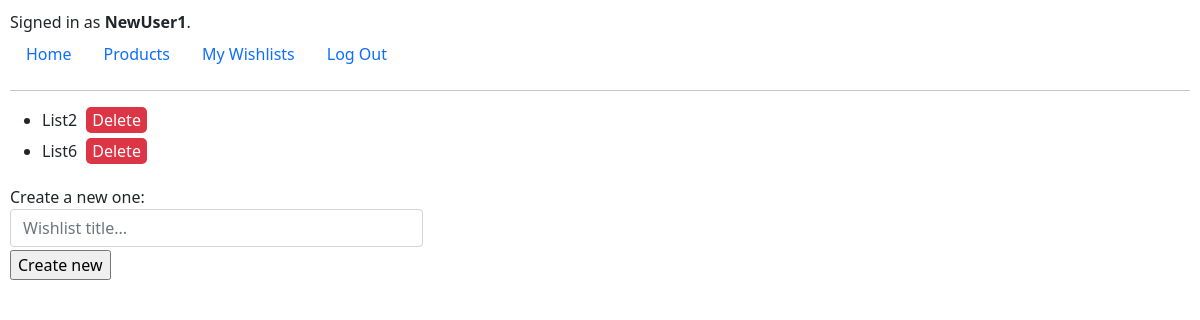
Page /wishlists (signed in) on the committed database.
### commerce/models.py (models this page shows, shortened)
class User(AbstractUser):
    pass

class Wishlist(models.Model):
    utilizator = models.ForeignKey('User', on_delete=models.CASCADE)
    title = models.CharField(max_length=128, unique=True)
    products = models.ManyToManyField('Product', blank=True)

### commerce/views.py (the view, shortened to what this page needs)
# urls.py: path("wishlists", views.WishlistView.as_view(), name="wishlists"),
class WishlistView(LoginRequiredMixin, View):
    login_url = '/login'
    def get(self, request):
        wishlists_template = loader.get_template("commerce/wishlists.html")
        context = {'wishlists': Wishlist.objects.filter(utilizator_id=request.user.id)}
        return HttpResponse(wishlists_template.render(context, request))

### commerce/templates/commerce/wishlists.html (shortened to what this page needs)
{% extends 'commerce/layout.html' %}
{% block body %}
    <ul>
    {% for wishlist in wishlists %}
        <li>{{ wishlist.title }} <button onclick="delete_wishlist({{wishlist.id}})" data-id="{{wishlist.id}}" type="button" class="btn-delete">Delete</button></li>
    {% empty %}
        No wishlists.
    {% endfor %}
    </ul>
    Create a new one:
        <form class="create_w_list2">
            <input type="text" class="form-control" placeholder="Wishlist title..." style="margin-bottom: 3px; width: 35%">
            <input type="submit" value="Create new">
        </form>
{% endblock %}

### commerce/templates/commerce/layout.html (shortened to what this page needs)
{% load static %}
<!DOCTYPE html>
<html lang="en">
    <head>
        <link rel="stylesheet" href="https://stackpath.bootstrapcdn.com/bootstrap/4.4.1/css/bootstrap.min.css">
        <link href="https://cdn.jsdelivr.net/npm/bootstrap@5.0.0-beta1/dist/css/bootstrap.min.css" rel="stylesheet">
        <link href="{% static 'commerce/styles.css' %}" rel="stylesheet">
    </head>
    <body>
        <div>
            {% if user.is_authenticated %}
                Signed in as <b>{{ user }}</b>.
            {% else %}
                {% if logout_message %}
                    {{ logout_message }}
                {% else %}
                Not signed in.
                {% endif %}
            {% endif %}
        </div>
        <ul class="nav">
            <li class="nav-item">
                <a class="nav-link" href="{% url 'home' %}">Home</a>
            </li>
            <li class="nav-item">
                <a class="nav-link" href="{% url 'products' %}">Products</a>
            </li>
            {% if user.is_authenticated %}
             <li class="nav-item">
                <a class="nav-link" href="{% url 'wishlists' %}">My Wishlists</a>
            </li>
            <li class="nav-item">
                <a class="nav-link" href="{% url 'logout' %}">Log Out</a>
            </li>
            {% endif %}
        </ul>
        <hr>
        {% block body %}
        {% endblock %}
    </body>
</html>

### commerce/static/commerce/styles.css (style rules this page uses)
body { padding: 10px }
.btn-delete { color: #fff; background-color: #dc3545; border: none; border-radius: 5px; margin-bottom: 5px; margin-left: 5px; }

### rows in the picture
User: username "NewUser1"
Wishlist: title "List2"
Wishlist: title "List6"
